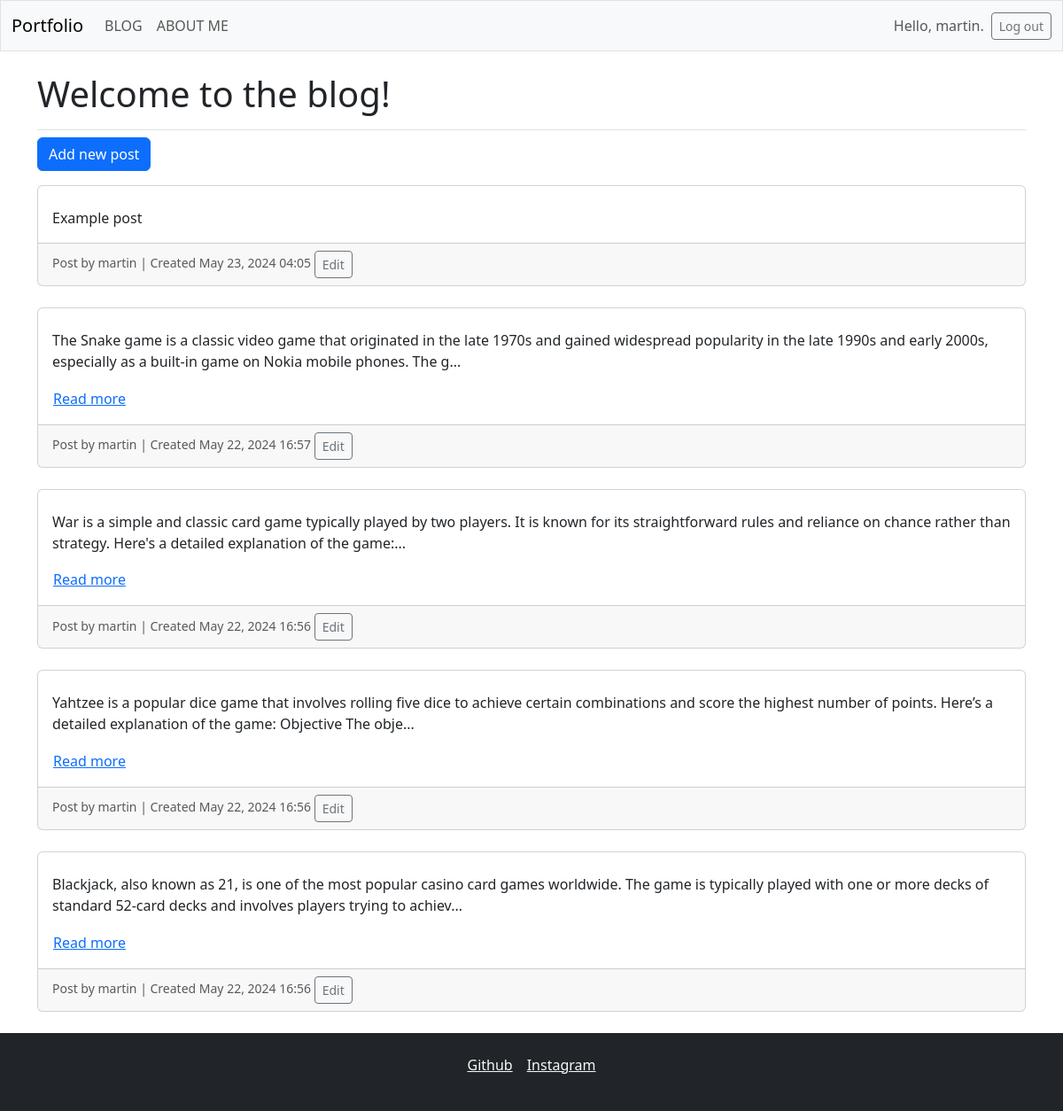
Page /blog/ (signed in) on the committed database.
### myfinalweb/models.py (models this page shows, shortened)
class Entry(models.Model):
    text = models.TextField()
    date_added = models.DateTimeField(auto_now_add=True)
    owner = models.ForeignKey(User, on_delete=models.CASCADE)
    class Meta:
        verbose_name_plural = 'entries'

### myfinalweb/views.py (the view)
# urls.py: path('blog/', views.show_entries, name='show_entries'),
def show_entries(request):
    entries = Entry.objects.order_by('-date_added')
    context = {'entries': entries}
    return render(request, 'myfinalweb/blog.html', context)

### myfinalweb/templates/myfinalweb/blog.html (shortened to what this page needs)
{% extends 'myfinalweb/base.html' %}
{% block page_header %}
    <h1>Welcome to the blog!</h1>
{% endblock page_header %}
{% block content %}
    <p>
        <a href="{% url 'myfinalweb:new_entry' %}" class="btn btn-primary">Add new post</a>
    </p>
    <div class="row">
        {% for entry in entries %}
            <div class="col-12 mb-4">
                <div class="card">
                    <div class="card-body">
                        {% if entry.text|length > 200 %}
                            <p class="card-text">
                                {{ entry.text|slice:":200" }}...
                            </p>
                            <button class="btn btn-link p-0" data-bs-toggle="collapse" data-bs-target="#more-{{ forloop.counter }}">
                                Read more
                            </button>
                        {% else %}
                            <p class="card-text">{{ entry.text }}</p>
                        {% endif %}
                    </div>
                    <div class="card-footer">
                        <small class="text-muted">
                            Post by {{ entry.owner }} | Created {{ entry.date_added|date:'M d, Y H:i' }}
                            <a href="{% url 'myfinalweb:edit_entry' entry.id %}" class="btn btn-sm btn-outline-secondary">Edit</a>
                        </small>
                    </div>
                </div>
            </div>
        {% empty %}
            <p>No posts yet.</p>
        {% endfor %}
    </div>
{% endblock content %}

### myfinalweb/templates/myfinalweb/base.html (shortened to what this page needs)
<!doctype html>
<html lang="en">
<head>
    {% load django_bootstrap5 %}
    {% bootstrap_css %}
</head>
<body>
    <nav class="navbar navbar-expand-md navbar-light bg-light mb-4 border">
        <div class="container-fluid">
            <a class="navbar-brand" href="{% url 'myfinalweb:index' %}">
                Portfolio</a>
            <div class="collapse navbar-collapse" id="navbarCollapse">
                <ul class="navbar-nav me-auto mb-2 mb-md-0">
                    <li class="nav-item">
                        <a class="nav-link" href="{% url 'myfinalweb:show_entries' %}">
                            BLOG</a></li>
                    <li class="nav-item">
                        <a class="nav-link" href="{% url 'myfinalweb:about' %}">
                            ABOUT ME</a></li>
                </ul>
                <ul class="navbar-nav ms-auto mb-2 mb-md-0">
                    {% if user.is_authenticated %}
                        <li class="nav-item">
                            <span class="navbar-text me-2">Hello, {{ user.username }}.
                                </span></li>
                    {% endif %}
                </ul>
                {% if user.is_authenticated %}
                    <form action="{% url 'accounts:logout' %}" method='post'>
                        <button name='submit' class='btn btn-outline-secondary btn-sm'>
                            Log out</button>
                    </form>
                {% endif %}
            </div>
        </div>
    </nav>
    <main class="container">
        <div class="pb-2 mb-2 border-bottom">
            {% block page_header %}{% endblock page_header %}
        </div>
        <div>
            {% block content %}{% endblock content %}
        </div>
    </main>
    {% include 'myfinalweb/footer.html' %}
</body>
</html>

### rows in the picture
Entry: text "Example post", owner "martin", date_added "May 23, 2024 04:05"
Entry: text "The Snake game is a classic video game that originated in the late 1970s and gained widespread popularity in the late 1990s and early 2000s, especially as a built-in game on Nokia mobile phones. The g", owner "martin", date_added "May 22, 2024 16:57"
Entry: text "War is a simple and classic card game typically played by two players. It is known for its straightforward rules and reliance on chance rather than strategy. Here's a detailed explanation of the game:", owner "martin", date_added "May 22, 2024 16:56"
Entry: text "Yahtzee is a popular dice game that involves rolling five dice to achieve certain combinations and score the highest number of points. Here’s a detailed explanation of the game: Objective The obje", owner "martin", date_added "May 22, 2024 16:56"
Entry: text "Blackjack, also known as 21, is one of the most popular casino card games worldwide. The game is typically played with one or more decks of standard 52-card decks and involves players trying to achiev", owner "martin", date_added "May 22, 2024 16:56"

### other values in the picture
{{ user.username }} "martin"
